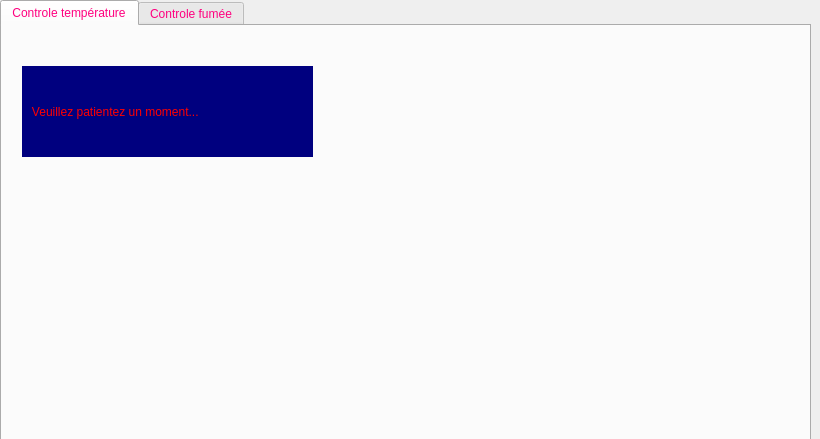
<?xml version="1.0" encoding="UTF-8"?>
<ui version="4.0">
 <class>securite</class>
 <widget class="QDialog" name="securite">
  <property name="geometry">
   <rect>
    <x>0</x>
    <y>0</y>
    <width>820</width>
    <height>439</height>
   </rect>
  </property>
  <property name="windowTitle">
   <string>Gestion de la sécurité</string>
  </property>
  <widget class="QLabel" name="label">
   <property name="geometry">
    <rect>
     <x>0</x>
     <y>-20</y>
     <width>871</width>
     <height>481</height>
    </rect>
   </property>
   <property name="text">
    <string/>
   </property>
   <property name="pixmap">
    <pixmap>../../../../../i/sec.png</pixmap>
   </property>
  </widget>
  <widget class="QTabWidget" name="tabWidget">
   <property name="geometry">
    <rect>
     <x>0</x>
     <y>0</y>
     <width>811</width>
     <height>601</height>
    </rect>
   </property>
   <property name="styleSheet">
    <string notr="true">color: rgb(255, 0, 127);
font: 75 11pt &quot;MS Shell Dlg 2&quot;;
font: 11pt &quot;MS Shell Dlg 2&quot;;</string>
   </property>
   <property name="currentIndex">
    <number>0</number>
   </property>
   <widget class="QWidget" name="tab">
    <attribute name="title">
     <string>Controle température</string>
    </attribute>
    <widget class="QLabel" name="label_temperature">
     <property name="geometry">
      <rect>
       <x>20</x>
       <y>40</y>
       <width>291</width>
       <height>91</height>
      </rect>
     </property>
     <property name="styleSheet">
      <string notr="true">font: 75 16pt 'Script MT Bold';background-color: rgb(0, 0, 127);color: rgb(255, 0, 0);
</string>
     </property>
     <property name="text">
      <string>   Veuillez patientez un moment...</string>
     </property>
    </widget>
    <widget class="QLabel" name="label_3">
     <property name="geometry">
      <rect>
       <x>0</x>
       <y>-110</y>
       <width>1061</width>
       <height>611</height>
      </rect>
     </property>
     <property name="text">
      <string/>
     </property>
     <property name="pixmap">
      <pixmap>../../../../../../../../../../i/sec.png</pixmap>
     </property>
    </widget>
    <zorder>label_3</zorder>
    <zorder>label_temperature</zorder>
   </widget>
   <widget class="QWidget" name="tab_2">
    <attribute name="title">
     <string>Controle fumée</string>
    </attribute>
    <widget class="QLabel" name="green">
     <property name="geometry">
      <rect>
       <x>30</x>
       <y>40</y>
       <width>471</width>
       <height>91</height>
      </rect>
     </property>
     <property name="font">
      <font>
       <family>MS Shell Dlg 2</family>
       <pointsize>26</pointsize>
       <weight>9</weight>
       <italic>false</italic>
       <bold>false</bold>
      </font>
     </property>
     <property name="styleSheet">
      <string notr="true">background-color: qlineargradient(spread:pad, x1:0, y1:0, x2:1, y2:0, stop:0 rgba(255, 102, 125, 108), stop:0.55 rgba(235, 61, 165, 168), stop:0.98 rgba(255, 170, 255, 147), stop:1 rgba(0, 0, 0, 0));
color: rgb(0, 0, 0);
font: 75 26pt &quot;MS Shell Dlg 2&quot;;</string>
     </property>
     <property name="text">
      <string/>
     </property>
    </widget>
    <widget class="QLabel" name="red">
     <property name="geometry">
      <rect>
       <x>310</x>
       <y>280</y>
       <width>481</width>
       <height>91</height>
      </rect>
     </property>
     <property name="font">
      <font>
       <family>MS Shell Dlg 2</family>
       <pointsize>26</pointsize>
       <weight>9</weight>
       <italic>false</italic>
       <bold>false</bold>
      </font>
     </property>
     <property name="styleSheet">
      <string notr="true">background-color: qlineargradient(spread:pad, x1:0, y1:0, x2:1, y2:0, stop:0 rgba(255, 102, 125, 108), stop:0.55 rgba(235, 61, 165, 168), stop:0.98 rgba(255, 170, 255, 147), stop:1 rgba(0, 0, 0, 0));
color: rgb(0, 0, 0);
font: 75 26pt &quot;MS Shell Dlg 2&quot;;</string>
     </property>
     <property name="text">
      <string/>
     </property>
    </widget>
    <widget class="QPushButton" name="resolution">
     <property name="geometry">
      <rect>
       <x>70</x>
       <y>290</y>
       <width>151</width>
       <height>51</height>
      </rect>
     </property>
     <property name="font">
      <font>
       <family>MS Shell Dlg 2</family>
       <pointsize>16</pointsize>
       <weight>9</weight>
       <italic>false</italic>
       <bold>false</bold>
      </font>
     </property>
     <property name="styleSheet">
      <string notr="true">background-color: qlineargradient(spread:pad, x1:0, y1:0, x2:1, y2:0, stop:0.0635593 rgba(170, 0, 127, 164), stop:1 rgba(255, 214, 0, 82));
color: rgb(0, 0, 0);
font: 75 16pt &quot;MS Shell Dlg 2&quot;;</string>
     </property>
     <property name="text">
      <string>Résolution</string>
     </property>
     <property name="icon">
      <iconset>
       <normaloff>../../../../../images_projets/reg.jpg</normaloff>../../../../../images_projets/reg.jpg</iconset>
     </property>
     <property name="iconSize">
      <size>
       <width>45</width>
       <height>60</height>
      </size>
     </property>
    </widget>
    <widget class="QLabel" name="label_2">
     <property name="geometry">
      <rect>
       <x>0</x>
       <y>-150</y>
       <width>901</width>
       <height>721</height>
      </rect>
     </property>
     <property name="text">
      <string/>
     </property>
     <property name="pixmap">
      <pixmap>../../../../../images_projets/gazF.jpg</pixmap>
     </property>
    </widget>
    <zorder>label_2</zorder>
    <zorder>green</zorder>
    <zorder>red</zorder>
    <zorder>resolution</zorder>
   </widget>
  </widget>
 </widget>
 <resources/>
 <connections/>
</ui>
